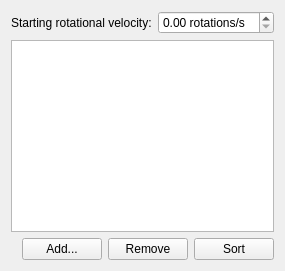
        <widget class="QWidget" name="rotationNumericPage"><layout class="QVBoxLayout" name="rotationNumericPageLayout">
         <item><layout class="QFormLayout" name="rotationValuesLayout"><property name="fieldGrowthPolicy"><enum>QFormLayout::FieldsStayAtSizeHint</enum></property><item row="0" column="0"><widget class="QLabel" name="rotationStartLabel"><property name="text"><string>Starting rotational velocity:</string></property><property name="sizePolicy"><sizepolicy hsizetype="Maximum" vsizetype="Preferred"><horstretch>0</horstretch><verstretch>0</verstretch></sizepolicy></property></widget></item><item row="0" column="1"><widget class="QDoubleSpinBox" name="rotationStartSpin"><property name="maximumSize"><size><width>210</width><height>16777215</height></size></property><property name="suffix"><string> rotations/s</string></property></widget></item></layout></item>
         <item><widget class="QTableWidget" name="rotationKeysTable"><property name="minimumSize"><size><width>0</width><height>160</height></size></property><property name="maximumSize"><size><width>16777215</width><height>200</height></size></property></widget></item>
         <item><layout class="QHBoxLayout" name="rotationButtonsLayout"><item><spacer name="rotationButtonSpacer"><property name="orientation"><enum>Qt::Horizontal</enum></property><property name="sizeHint" stdset="0"><size><width>0</width><height>0</height></size></property></spacer></item><item><widget class="QPushButton" name="rotationAddButton"><property name="text"><string>Add...</string></property><property name="sizePolicy"><sizepolicy hsizetype="Maximum" vsizetype="Preferred"><horstretch>0</horstretch><verstretch>0</verstretch></sizepolicy></property></widget></item><item><widget class="QPushButton" name="rotationRemoveButton"><property name="text"><string>Remove</string></property><property name="sizePolicy"><sizepolicy hsizetype="Maximum" vsizetype="Preferred"><horstretch>0</horstretch><verstretch>0</verstretch></sizepolicy></property></widget></item><item><widget class="QPushButton" name="rotationSortButton"><property name="text"><string>Sort</string></property><property name="sizePolicy"><sizepolicy hsizetype="Maximum" vsizetype="Preferred"><horstretch>0</horstretch><verstretch>0</verstretch></sizepolicy></property></widget></item></layout></item>
        </layout></widget>
